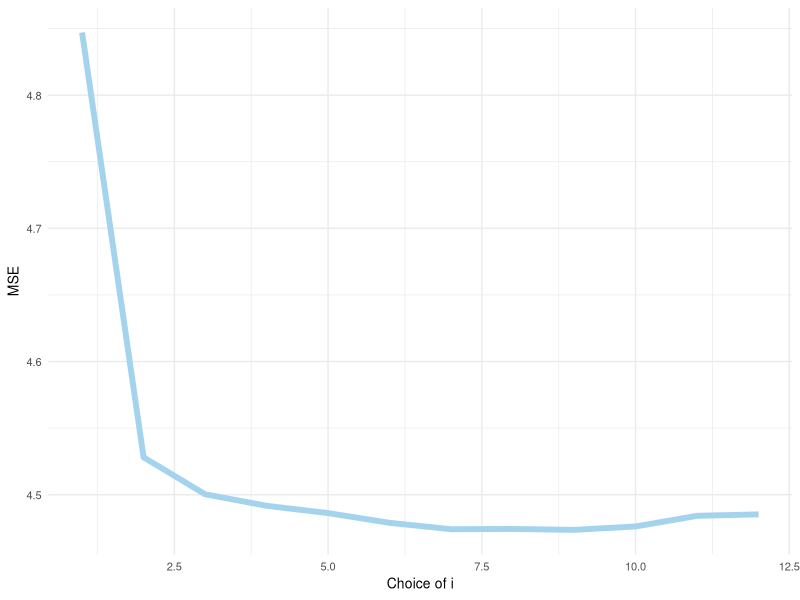
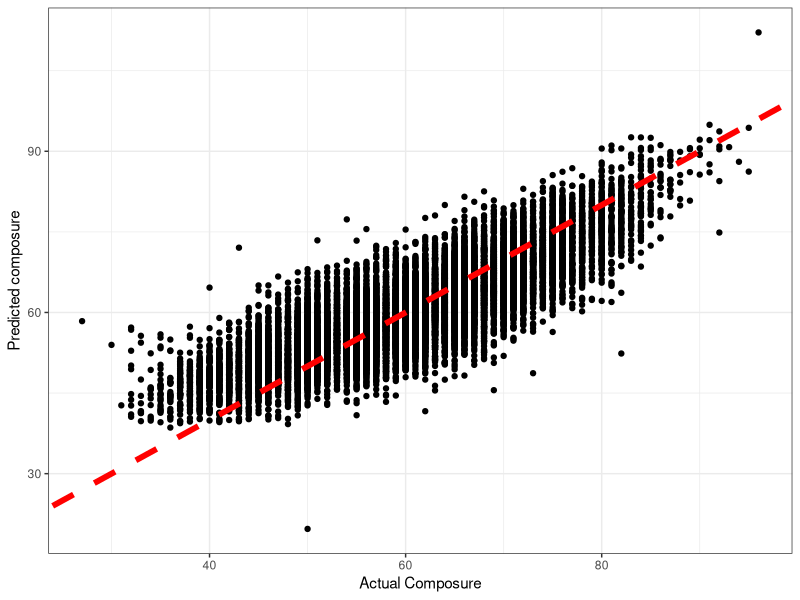
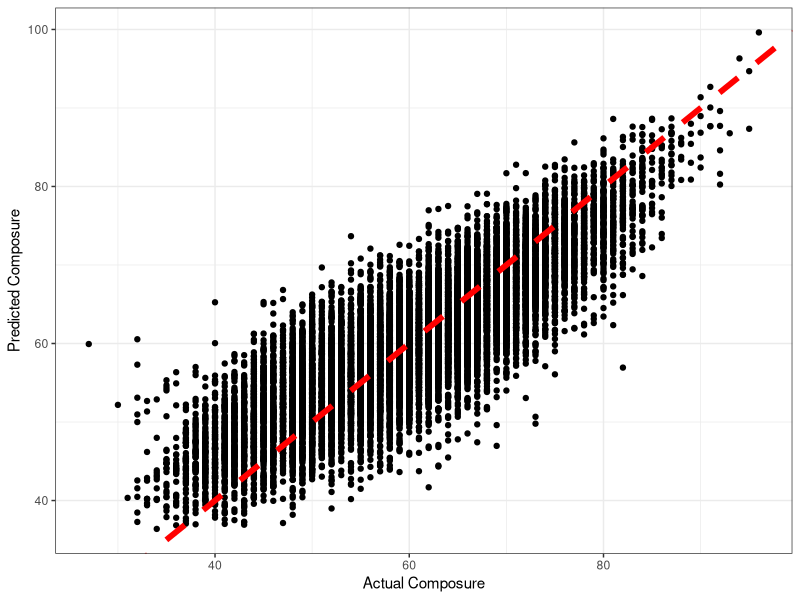
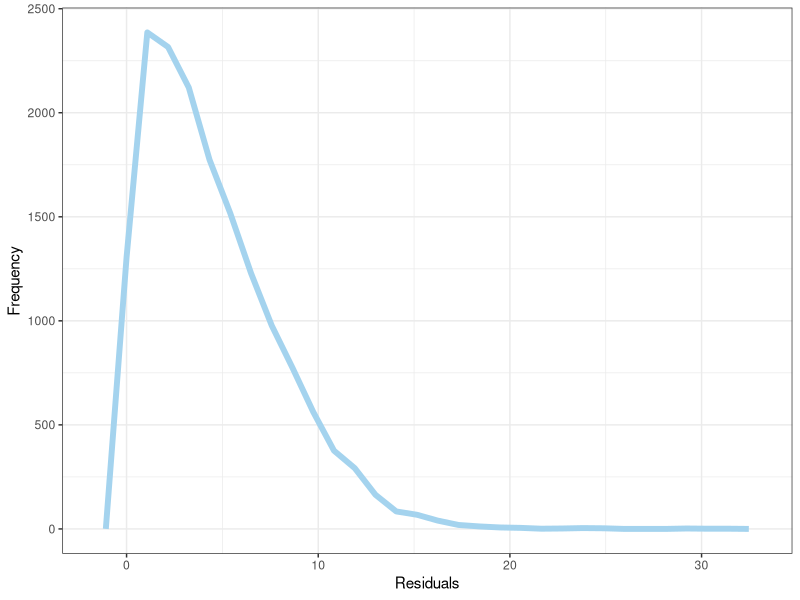
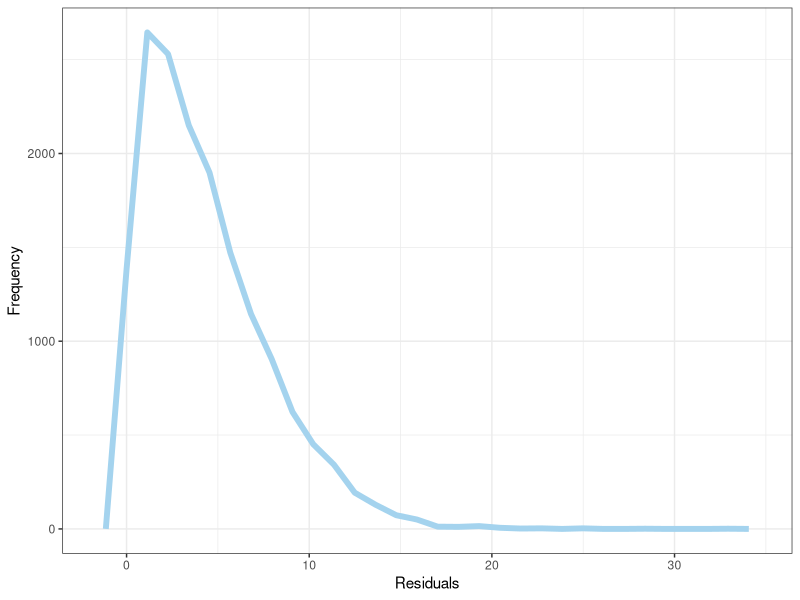

Source code (R) for these figures, in order: (Note: this script raises an error after producing the figures.)
## ---- chunk 1
knitr::opts_chunk$set(echo = TRUE)
library(tidyverse)
library(generics)
library(modelr)       #Helpful Functions in Modeling
library(xtable)
library(purrr)
library(broom)
library(class)
library(glmnet)
library(formattable)
## ---- chunk 2
table<-read.csv("FIFA_20.csv")
## ---- chunk 3
table2<-table%>%select("age":"sliding_tackle")
mod1=lm(composure~.,data=table2)
## ---- chunk 4
table3<-table2%>%select(-composure)
summary(mod1)
colnames(table3)[summary(mod1)$coefficients[-1,4]<0.01]


table3=table3%>%select(age,height_cm,shooting,passing,dribbling,defending,physic,fk_accuracy,stamina,penalties,standing_tackle,sliding_tackle)
table3=cbind(table3,composure=table2$composure)

## ---- chunk 5
mod<-function(data,i){
  mod1=lm(composure~poly(age,i)+poly(height_cm,i)+poly(shooting,i)+poly(passing,i)+poly(dribbling,i)+poly(defending,i)+poly(physic,i)+poly(fk_accuracy,i)+poly(stamina,i)+poly(penalties,i)+poly(standing_tackle,i)+poly(sliding_tackle,i),data=data)
  return (mod1)
}

table4=table3%>%crossv_kfold(10)

result<-table4%>%mutate(tr.model=map(train,mod,i=1))%>%
  mutate(predict=map2(test,tr.model,~augment(.y,newdata=.x)))%>%
  select(predict)%>%unnest(cols=c(predict))

rmse<-function(x,y){
  resid=x-y
  mse=mean(resid^2,na.rm=T)
  rmse=sqrt(mse)
  return(rmse)
}

mse<-function(x,y){
  resid=x-y
  mse=mean(resid^2,na.rm=T)
  return(mse)
}


mae<-function(x,y){
  resid=x-y
  return(mean(abs(resid)))
}


bias.func=function(x,y){
  res=x-y
  bias=mean(res,na.rm=T)
  return(bias)
}
## ---- chunk 6
array=rep(NA,12)
for (i in 1:12){
  result<-table4%>%mutate(tr.model=map(train,mod,i=i))%>%
  mutate(predict=map2(test,tr.model,~augment(.y,newdata=.x)))%>%
  select(predict)%>%unnest(cols=c(predict))
  array[i]=mae(result$composure,result$.fitted)
}
## ---- chunk 7
min_i=which.min(array)
min_i
ggplot(tibble(array))+geom_line(aes(1:12,array),color="lightskyblue2",size=2)+
  theme_minimal() +
  xlab("Choice of i") +
  ylab("MSE") +
  theme(text=element_text(size=10))
## ---- chunk 8
result<-table4%>%mutate(tr.model=map(train,mod,i=min_i))%>%
  mutate(predict=map2(test,tr.model,~augment(.y,newdata=.x)))%>%
  select(predict)%>%unnest(cols=c(predict))
result
## ---- chunk 9
table5=cbind(name=table$name,nation=table$nationality,club=table$club,table3,pred_composure=result$.fitted)
## ---- chunk 10
head(table5)
table5=table5%>%mutate(resid=pred_composure-composure)
## ---- chunk 11
DATA2<-table%>%select("age":"sliding_tackle")
y= DATA2$composure
X=model_matrix(DATA2,composure~.*.)[,-1]
var.names=names(X)
dim(X)
head(X)
## ---- chunk 12
set.seed(216)
cvmod.0=cv.glmnet(y=y,x=as.matrix(X),alpha=0)
set.seed(216)
cvmod.25=cv.glmnet(y=y,x=as.matrix(X),alpha=0.25)
set.seed(216)
cvmod.5=cv.glmnet(y=y,x=as.matrix(X),alpha=0.5)
set.seed(216)
cvmod.75=cv.glmnet(y=y,x=as.matrix(X),alpha=0.75)
set.seed(216)
cvmod.1=cv.glmnet(y=y,x=as.matrix(X),alpha=1)
cvmod.0
CV.0.ERROR=cvmod.0$cvm[which(cvmod.0$lambda==cvmod.0$lambda.1se)]
CV.25.ERROR=cvmod.25$cvm[which(cvmod.25$lambda==cvmod.25$lambda.1se)]
CV.5.ERROR=cvmod.5$cvm[which(cvmod.5$lambda==cvmod.5$lambda.1se)]
CV.75.ERROR=cvmod.75$cvm[which(cvmod.75$lambda==cvmod.75$lambda.1se)]
CV.1.ERROR=cvmod.1$cvm[which(cvmod.1$lambda==cvmod.1$lambda.1se)]

MOD.RESULT=tibble(alpha=c(0,0.25,0.5,0.75,1),
                  lambda=c(cvmod.0$lambda.1se,cvmod.25$lambda.1se,
                           cvmod.5$lambda.1se,cvmod.75$lambda.1se,
                           cvmod.1$lambda.1se),
                  CV.Error=c(CV.0.ERROR,CV.25.ERROR,CV.5.ERROR,
                             CV.75.ERROR,CV.1.ERROR))
print(MOD.RESULT)
## ---- chunk 13
best.alpha=MOD.RESULT$alpha[which.min(MOD.RESULT$CV.Error)]
best.lambda=MOD.RESULT$lambda[which.min(MOD.RESULT$CV.Error)]

best.mod=glmnet(y=y,x=as.matrix(X),nlambda=1,lambda=best.lambda,alpha=best.alpha)
best.coef=as.tibble(as.matrix(coef(best.mod)))
best.coef2=best.coef %>% 
              mutate(Parameter=c("Intercept",var.names)) %>%
              rename(Estimate=s0) %>%
              select(Parameter,Estimate)
nonzero.best.coef=best.coef2 %>%
                    filter(Estimate!=0)
print(nonzero.best.coef,n=1e3)



DATA2$composure.pred=predict(best.mod,newx=as.matrix(X))




## ---- chunk 14
ggplot(result,aes(composure,.fitted))+geom_point()+geom_abline(slope=1,intercept=0,size=2,color="red",linetype="dashed")+ylab("Predicted composure")+theme_bw()+xlab("Actual Composure")

ggplot(DATA2) +
  geom_point(aes(x=composure,y=composure.pred)) +
  geom_abline(intercept=0,slope=1,linetype="dashed",size=2,color="red") +
  theme_bw() +
  ylab("Predicted Composure") +
  xlab("Actual Composure")



## ---- chunk 15
ggplot(result,aes(abs(.fitted-composure)))+geom_freqpoly(color="lightskyblue2",size=2)+theme_bw()+ylab("Frequency")+xlab("Residuals")

ggplot(DATA2) +
  geom_freqpoly(aes(x=abs(composure.pred-composure)),color="lightskyblue2",size=2) +
  theme_bw() +
  xlab("Residuals") +
  ylab("Frequency")


## ---- chunk 16
rmsetable<-matrix(c(5.64,5.49,4.47,4.33), ncol=2, byrow=TRUE)
colnames(rmsetable)<-c("Polynomial Model","Shrinkage Model")
rownames(rmsetable)<-c("RMSE", "MAE")
kbl(rmsetable) %>%
  kable_styling(bootstrap_options = "striped", font_size = 7)

#tibble2<-data.frame(Polynomial_Model=c(round(rmse(result$composure,result$.fitted),2),                        round(mae(result$composure,result$.fitted),2)),                       Shrinkage_Model=c(round(rmse(DATA2$composure,DATA2$composure.pred),2),round(mae(DATA2$composure,DATA2$composure.pred),2)))
#rownames(tibble2)=c("RMSE","MAE")
#tibble2
